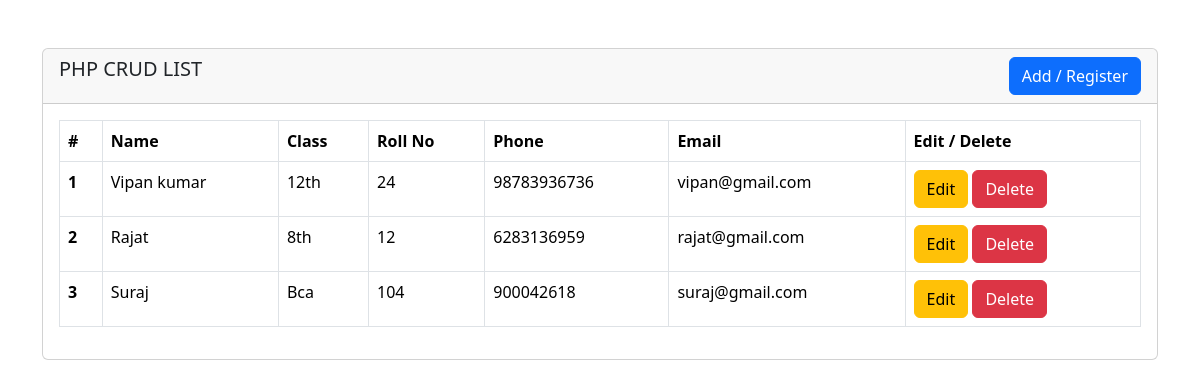
The page / on the database its author committed.
### tables this page shows
CREATE TABLE `students` (
  `id` int(11) NOT NULL,
  `name` varchar(150) NOT NULL,
  `class` varchar(150) NOT NULL,
  `rollno` varchar(150) NOT NULL,
  `phone` varchar(150) NOT NULL,
  `email` varchar(150) NOT NULL
);

### db_connect.php (called while the page is built, shortened)
<?php
	function fetch_all($conn){
		$res=array();
		$query="SELECT * FROM students ORDER BY id ASC";
		$result=mysqli_query($conn,$query);
		if(mysqli_num_rows($result)>0){
			$res['bool']=true;
			$res['alldata']=mysqli_fetch_all($result);
		}else{
			$res['bool']=false;
		}return $res;
	}
?>

### index.php (the view)
<?php include('header.php'); ?>
    <div class="container">
      <div class="row">
        <div class="col-md-12 mt-5">
          <div class="card">
            <div class="card-header">
              <h5>PHP CRUD LIST
                 <a href="add.php" class="btn btn-primary float-end">Add / Register</a>
              </h5>
            </div>
            <div class="card-body">
              <table class="table table-bordered">
                <thead>
                  <tr>
                    <th scope="col">#</th>
                    <th scope="col">Name</th>
                    <th scope="col">Class</th>
                    <th scope="col">Roll No</th>
                    <th scope="col">Phone</th>
                    <th scope="col">Email</th>
                    <th scope="col">Edit / Delete</th>
                  </tr>
                </thead>
                <tbody>
                  <?php
                    $i=1;
                    $students=fetch_all($conn);
                    if($students['bool']==true){
                      foreach ($students['alldata'] as $student) {
                      ?>
                        <tr>
                          <th scope="row"><?php echo $i; $i++; ?></th>
                          <td><?php echo $student[1]; ?></td>
                          <td><?php echo $student[2]; ?></td>
                          <td><?php echo $student[3]; ?></td>
                          <td><?php echo $student[4]; ?></td>
                          <td><?php echo $student[5]; ?></td>
                          <td>
                            <a href="edit.php?id=<?php echo $student[0]; ?>" class="btn btn-warning">Edit</a>
                            <a href="delete.php?id=<?php echo $student[0]; ?>" class="btn btn-danger">Delete</a>
                          </td>
                        </tr>
                  <?php
                  }
                    }
                  ?>
                </tbody>
              </table>
            </div>
          </div>
        </div>
      </div>
    </div>
    <?php include('footer.php'); ?>

### header.php (shortened to what this page needs)
<?php include('db_connect.php'); ?>
<!doctype html>
<html lang="en">
  <head>
    <link href="https://cdn.jsdelivr.net/npm/bootstrap@5.3.3/dist/css/bootstrap.min.css" rel="stylesheet">
  </head>
  <body>

### footer.php (shortened to what this page needs)
  </body>
</html>

### rows shown on the page
students: name "Vipan kumar", class "12th", rollno "24", phone "98783936736", email "vipan@gmail.com"
students: name "Rajat", class "8th", rollno "12", phone "6283136959", email "rajat@gmail.com"
students: name "Suraj", class "Bca", rollno "104", phone "900042618", email "suraj@gmail.com"
